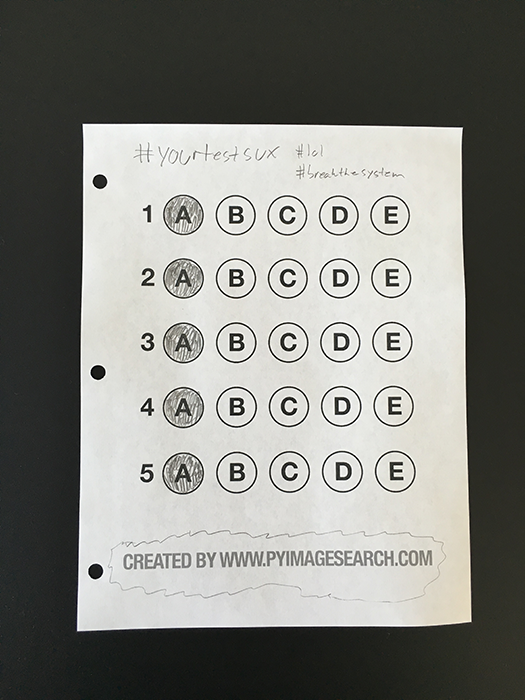
#> input picture Images/test_02.png, 525 x 700 px
$ python '答题卡判卷.py'
#> lines starting #> are read from the running program, lines starting #| are printed output that depends on the picture; after the words box and inside, x2 and y2 are one past the last pixel; in counts of white or black regions, pixels touching at a corner belong together
#导入工具包
import numpy as np
import cv2

# 正确答案
ANSWER_KEY = {0: 1, 1: 4, 2: 0, 3: 3, 4: 1}

def order_points(pts):
	# 一共4个坐标点
	rect = np.zeros((4, 2), dtype = "float32")

	# 按顺序找到对应坐标0123分别是 左上，右上，右下，左下
	# 计算左上，右下
	s = pts.sum(axis = 1)
	rect[0] = pts[np.argmin(s)]
	rect[2] = pts[np.argmax(s)]

	# 计算右上和左下
	diff = np.diff(pts, axis = 1)
	rect[1] = pts[np.argmin(diff)]
	rect[3] = pts[np.argmax(diff)]

	return rect

def four_point_transform(image, pts):
	# 获取输入坐标点
	rect = order_points(pts)
	(tl, tr, br, bl) = rect

	# 计算输入的w和h值
	widthA = np.sqrt(((br[0] - bl[0]) ** 2) + ((br[1] - bl[1]) ** 2))
	widthB = np.sqrt(((tr[0] - tl[0]) ** 2) + ((tr[1] - tl[1]) ** 2))
	maxWidth = max(int(widthA), int(widthB))

	heightA = np.sqrt(((tr[0] - br[0]) ** 2) + ((tr[1] - br[1]) ** 2))
	heightB = np.sqrt(((tl[0] - bl[0]) ** 2) + ((tl[1] - bl[1]) ** 2))
	maxHeight = max(int(heightA), int(heightB))

	# 变换后对应坐标位置
	dst = np.array([
		[0, 0],
		[maxWidth - 1, 0],
		[maxWidth - 1, maxHeight - 1],
		[0, maxHeight - 1]], dtype = "float32")

	# 计算变换矩阵
	M = cv2.getPerspectiveTransform(rect, dst)
	warped = cv2.warpPerspective(image, M, (maxWidth, maxHeight))

	# 返回变换后结果
	return warped
def sort_contours(cnts, method="left-to-right"):
    reverse = False
    i = 0
    if method == "right-to-left" or method == "bottom-to-top":
        reverse = True
    if method == "top-to-bottom" or method == "bottom-to-top":
        i = 1
    boundingBoxes = [cv2.boundingRect(c) for c in cnts]
    (cnts, boundingBoxes) = zip(*sorted(zip(cnts, boundingBoxes),
                                        key=lambda b: b[1][i], reverse=reverse))
    return cnts, boundingBoxes
def cv_show(name,img):
        cv2.imshow(name, img)
        cv2.waitKey(0)
        cv2.destroyAllWindows()

# 预处理
image = cv2.imread('Images/test_02.png')
#> image is the input picture: shape (700, 525, 3); mean B, G, R 126.6, 131.7, 131.1
contours_img = image.copy()
gray = cv2.cvtColor(image, cv2.COLOR_BGR2GRAY)
blurred = cv2.GaussianBlur(gray, (5, 5), 0)
cv_show('blurred',blurred)
edged = cv2.Canny(blurred, 75, 200)
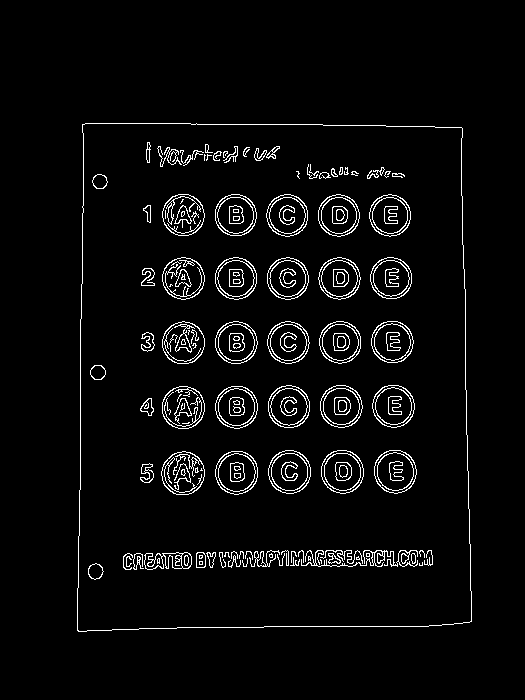
#> edged: shape (700, 525); 4.1% white in thin lines or dots, all inside (x1, y1, x2, y2) = (77, 123, 472, 632)
cv_show('edged',edged)

# 轮廓检测
cnts, hierarchy = cv2.findContours(edged.copy(), cv2.RETR_EXTERNAL,
	cv2.CHAIN_APPROX_SIMPLE)
#> cnts = 1 contour; box (x1, y1, x2, y2) and area: (77, 123, 472, 632) 193590
cv2.drawContours(contours_img, cnts, -1, (0,0,255), 3)
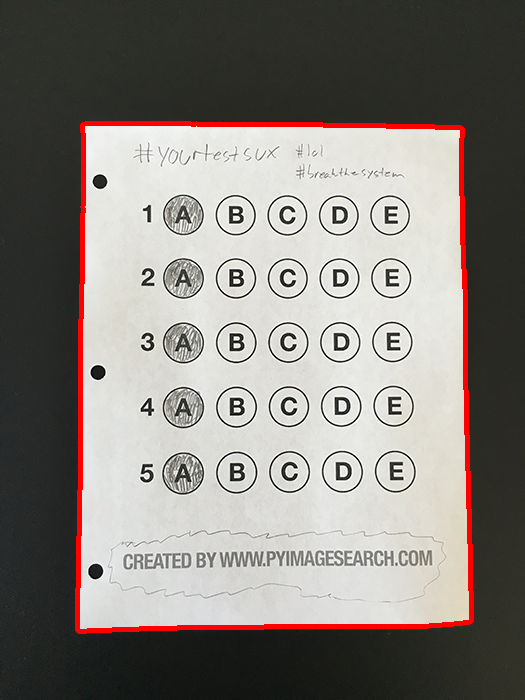
#> contours_img: shape (700, 525, 3); 2.41% of pixels changed, all inside (x1, y1, x2, y2) = (75, 121, 474, 634)
cv_show('contours_img',contours_img)
docCnt = None

# 确保检测到了
if len(cnts) > 0:
	# 根据轮廓大小进行排序
	cnts = sorted(cnts, key=cv2.contourArea, reverse=True)

	# 遍历每一个轮廓
	for c in cnts:
		# 近似
		peri = cv2.arcLength(c, True)
		approx = cv2.approxPolyDP(c, 0.02 * peri, True)

		# 准备做透视变换
		if len(approx) == 4:
			docCnt = approx
			break
#> this loop made 1 pass
#> (peri, docCnt) on pass 1: (1789.2, [[82, 124], [77, 630], [471, 621], [462, 128]])

# 执行透视变换

warped = four_point_transform(gray, docCnt.reshape(4, 2))
#> in order_points, `s = pts.sum(axis = 1)`: s = [206, 707, 1092, 590]
#> in order_points, `diff = np.diff(pts, axis = 1)`: diff = [42, 553, 150, -334]
#> in four_point_transform, `rect = order_points(pts)`: rect = [[82, 124], [462, 128], [471, 621], [77, 630]]
#> in four_point_transform, `(tl, tr, br, bl) = rect`: tl = [82, 124]; tr = [462, 128]; br = [471, 621]; bl = [77, 630]
#> in four_point_transform, `widthA = np.sqrt(((br[0] - bl[0]) ** 2) + ((br[1] - bl[1]) ** 2))`: widthA = 394.1
#> in four_point_transform, `widthB = np.sqrt(((tr[0] - tl[0]) ** 2) + ((tr[1] - tl[1]) ** 2))`: widthB = 380
#> in four_point_transform, `maxWidth = max(int(widthA), int(widthB))`: maxWidth = 394
#> in four_point_transform, `heightA = np.sqrt(((tr[0] - br[0]) ** 2) + ((tr[1] - br[1]) ** 2))`: heightA = 493.1
#> in four_point_transform, `heightB = np.sqrt(((tl[0] - bl[0]) ** 2) + ((tl[1] - bl[1]) ** 2))`: heightB = 506
#> in four_point_transform, `dst = np.array([ [0, 0], [maxWidth - 1, 0], [maxWidth - 1, maxHeight -..`: dst = [[0, 0], [393, 0], [393, 505], [0, 505]]
#> in four_point_transform, `M = cv2.getPerspectiveTransform(rect, dst)`: M = [[1.01, 0.01, -84.21], [-0.0109, 1.04, -127.9], [-6.7e-05, 7.37e-05, 1]]
cv_show('warped',warped)
# Otsu's 阈值处理
ret, thresh = cv2.threshold(warped, 0, 255,
	cv2.THRESH_BINARY_INV | cv2.THRESH_OTSU)
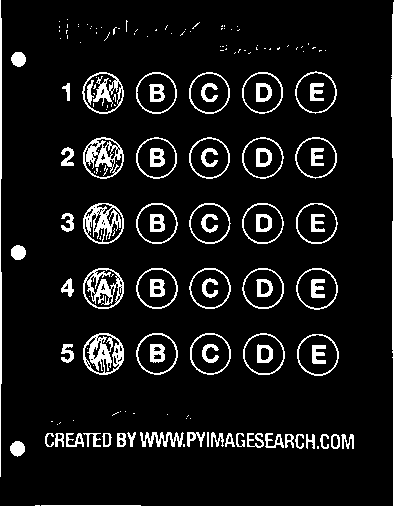
#> thresh: shape (506, 394); 8.6% white; 178 white regions (100 under 20 px)
#> ret = 157
cv_show('thresh',thresh)
thresh_Contours = thresh.copy()
# 找到每一个圆圈轮廓
cnts, hierarchy = cv2.findContours(thresh.copy(), cv2.RETR_EXTERNAL,
	cv2.CHAIN_APPROX_SIMPLE)
#> cnts = 132 contours, 77 with area under 20; largest, box (x1, y1, x2, y2) and area: (297, 334, 339, 376) 1336, (243, 333, 285, 375) 1332, (83, 333, 124, 375) 1316, (136, 333, 178, 375) 1315, (295, 71, 337, 114) 1313
cv2.drawContours(thresh_Contours,cnts,-1,(0,0,255),3)
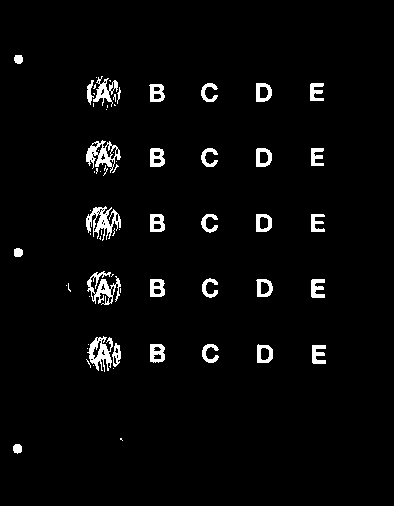
#> thresh_Contours: shape (506, 394); 3.3% white; 65 white regions (34 under 20 px)
cv_show('thresh_Contours',thresh_Contours)
questionCnts = []

# 遍历
for c in cnts:
	# 计算比例和大小
	(x, y, w, h) = cv2.boundingRect(c)
	ar = w / float(h)

	# 根据实际情况指定标准
	if w >= 20 and h >= 20 and ar >= 0.9 and ar <= 1.1:
		questionCnts.append(c)
#> this loop made 132 passes
#> (x, y, w, h, ar) on passes 5 to 12: (10, 441, 15, 16, 0.938), (341, 434, 13, 15, 0.867), (331, 434, 9, 15, 0.6), (320, 434, 9, 15, 0.6), (306, 434, 9, 15, 0.6), (295, 434, 9, 15, 0.6), (285, 434, 9, 14, 0.643), (265, 433, 19, 15, 1.27)
#> after the loop, questionCnts = 25 contours; largest, box (x1, y1, x2, y2) and area: (297, 334, 339, 376) 1336, (243, 333, 285, 375) 1332, (83, 333, 124, 375) 1316, (136, 333, 178, 375) 1315, (295, 71, 337, 114) 1313

# 按照从上到下进行排序
questionCnts, boundingBoxes = sort_contours(questionCnts,
	method="top-to-bottom")
#> in sort_contours, `boundingBoxes = [cv2.boundingRect(c) for c in cnts]`: boundingBoxes = 25 items, first 6: (297, 334, 42, 42), (243, 333, 42, 42), (190, 333, 41, 42), (136, 333, 42, 42), (83, 333, 41, 42), (296, 268, 42, 42)
#> in sort_contours, `(cnts, boundingBoxes) = zip(*sorted(zip(cnts, boundingBoxes), key=lamb..`: cnts has the same summary as questionCnts outside sort_contours; boundingBoxes = 25 items, first 6: (295, 71, 42, 43), (242, 72, 41, 42), (189, 72, 41, 42), (136, 72, 41, 42), (82, 72, 42, 42), (295, 137, 42, 42)
correct = 0

# 每排有5个选项
for (q, i) in enumerate(np.arange(0, len(questionCnts), 5)):
	# 排序
	cnts, boundingBoxes = sort_contours(questionCnts[i:i + 5])
	bubbled = None

	# 遍历每一个结果
	for (j, c) in enumerate(cnts):
		# 使用mask来判断结果
		mask = np.zeros(thresh.shape, dtype="uint8")
		cv2.drawContours(mask, [c], -1, 255, -1) #-1表示填充
		cv_show('mask',mask)
		# 通过计算非零点数量来算是否选择这个答案
		mask = cv2.bitwise_and(thresh, thresh, mask=mask)
		total = cv2.countNonZero(mask)

		# 通过阈值判断
		if bubbled is None or total > bubbled[0]:
			bubbled = (total, j)

	# 对比正确答案
	color = (0, 0, 255)
	k = ANSWER_KEY[q]

	# 判断正确
	if k == bubbled[1]:
		color = (0, 255, 0)
		correct += 1

	# 绘图
	cv2.drawContours(warped, [cnts[k]], -1, color, 3)
#> this loop made 5 passes
#> (color, k, correct) on pass 3: ((0, 255, 0), 0, 1)
#> pass 1, in cv_show (call 10), `cv2.imshow(name, img)`:
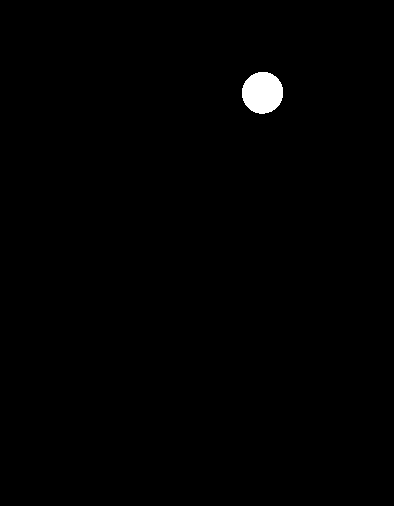
#> window 'mask': shape (506, 394); 0.68% white; 1 white region, box (x1, y1, x2, y2) and area: (242, 72, 283, 114) 1359
#> after the loop:
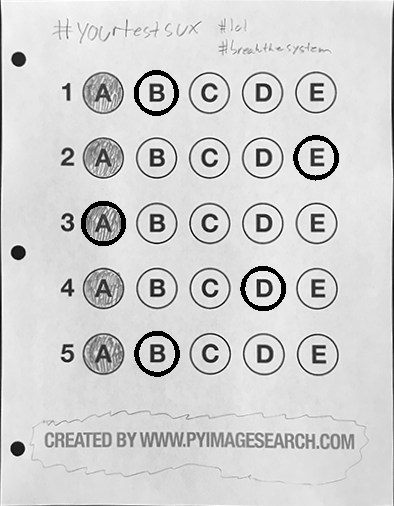
#> warped: shape (506, 394); min 0, max 255, mean 209.5
#> after the loop, correct = 1


score = (correct / 5.0) * 100
#> score = 20
print("[INFO] score: {:.2f}%".format(score))
#| [INFO] score: 20.00%
cv2.putText(warped, "{:.2f}%".format(score), (10, 30),
	cv2.FONT_HERSHEY_SIMPLEX, 0.9, (0, 0, 255), 2)
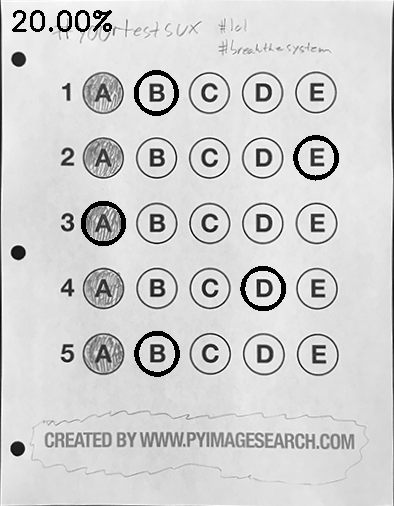
#> warped: shape (506, 394); 0.42% of pixels changed, all inside (x1, y1, x2, y2) = (12, 10, 112, 32)
cv2.imshow("Original", image)
cv2.imshow("Exam", warped)
cv2.waitKey(0)

$ run again, with Images/test_01.png copied over Images/test_02.png
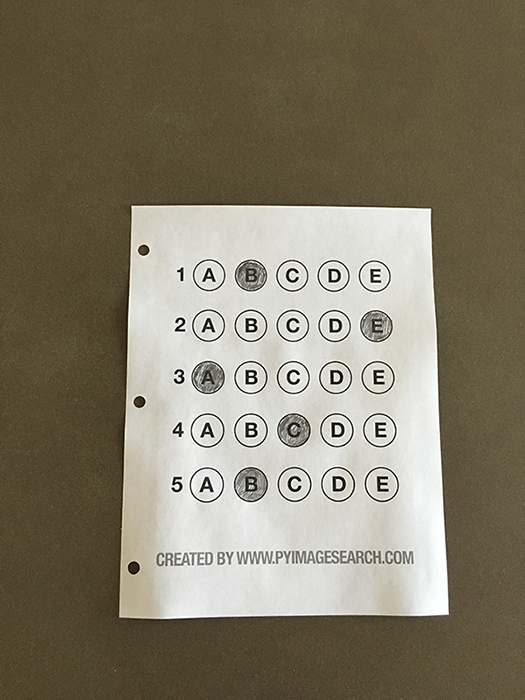
#> input picture Images/test_01.png, 525 x 700 px
#> image is the input picture: shape (700, 525, 3); mean B, G, R 104.7, 123.2, 130.7
#> `edged = cv2.Canny(blurred, 75, 200)`:
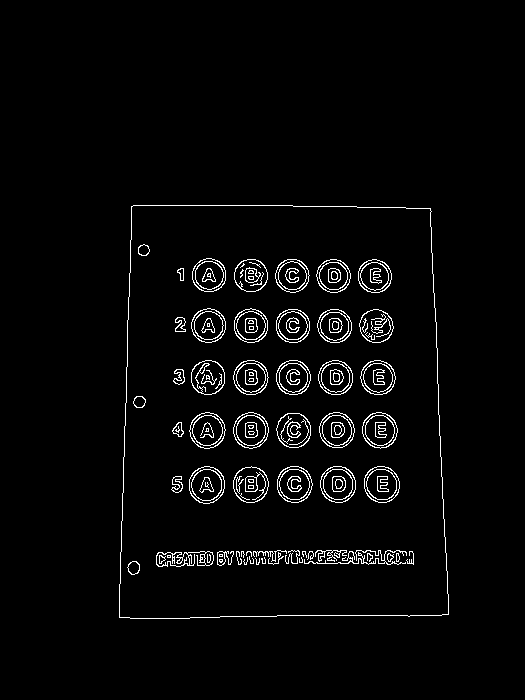
#> edged: shape (700, 525); 2.9% white in thin lines or dots, all inside (x1, y1, x2, y2) = (119, 205, 449, 619)
#> `cnts, hierarchy = cv2.findContours(edged.copy(), cv2.RETR_EXTERNAL, cv..`: cnts = 1 contour; box (x1, y1, x2, y2) and area: (119, 205, 449, 619) 128732
#> contours_img: shape (700, 525, 3); 1.96% of pixels changed, all inside (x1, y1, x2, y2) = (117, 203, 451, 621)
#> the loop `for c in cnts:` made 1 pass
#> (peri, docCnt) on pass 1: (1462.8, [[131, 206], [119, 617], [448, 614], [430, 208]])
#> s = [337, 736, 1062, 638]
#> diff = [75, 498, 166, -222]
#> rect = [[131, 206], [430, 208], [448, 614], [119, 617]]
#> tl = [131, 206]; tr = [430, 208]; br = [448, 614]; bl = [119, 617]
#> widthA = 329
#> widthB = 299
#> maxWidth = 329
#> heightA = 406.4
#> heightB = 411.2
#> maxHeight = 411
#> dst = [[0, 0], [328, 0], [328, 410], [0, 410]]
#> M = [[1.14, 0.0332, -155.6], [-0.00769, 1.15, -235.9], [-4.2e-05, 0.000256, 1]]
#> thresh: shape (411, 329); 9.5% white; 107 white regions (23 under 20 px)
#> ret = 156
#> `cnts, hierarchy = cv2.findContours(thresh.copy(), cv2.RETR_EXTERNAL, c..`: cnts = 82 contours, 32 with area under 20; largest, box (x1, y1, x2, y2) and area: (247, 270, 283, 305) 910, (247, 217, 283, 251) 905, (203, 270, 238, 304) 901, (68, 270, 103, 304) 901, (202, 217, 238, 251) 900
#> thresh_Contours: shape (411, 329); 3.9% white; 34 white regions (6 under 20 px)
#> the loop `for c in cnts:` made 82 passes
#> (x, y, w, h, ar) on passes 4, 6, 7, 8, 9, 10, 11, 12: (263, 360, 3, 3, 1), (7, 359, 13, 13, 1), (0, 357, 1, 1, 1), (285, 351, 10, 12, 0.833), (275, 351, 8, 12, 0.667), (266, 351, 8, 12, 0.667), (254, 351, 8, 12, 0.667), (246, 351, 7, 12, 0.583)
#> after the loop `for c in cnts:`: questionCnts = 25 contours; largest, box (x1, y1, x2, y2) and area: (247, 270, 283, 305) 910, (247, 217, 283, 251) 905, (203, 270, 238, 304) 901, (68, 270, 103, 304) 901, (202, 217, 238, 251) 900
#> in sort_contours, `boundingBoxes = [cv2.boundingRect(c) for c in cnts]`: boundingBoxes = 25 items, first 6: (247, 270, 36, 35), (203, 270, 35, 34), (158, 270, 35, 34), (113, 270, 35, 34), (68, 270, 35, 34), (247, 217, 36, 34)
#> in sort_contours, `(cnts, boundingBoxes) = zip(*sorted(zip(cnts, boundingBoxes), key=lamb..`: cnts = 25 contours; largest, box (x1, y1, x2, y2) and area: (247, 270, 283, 305) 910, (247, 217, 283, 251) 905, (203, 270, 238, 304) 901, (68, 270, 103, 304) 901, (247, 164, 283, 198) 900; boundingBoxes = 25 items, first 6: (158, 57, 35, 35), (113, 57, 35, 35), (68, 57, 35, 34), (247, 58, 35, 34), (202, 58, 35, 34), (158, 110, 35, 34)
#> `questionCnts, boundingBoxes = sort_contours(questionCnts, method="top-..`: questionCnts has the same summary as cnts in sort_contours
#> the loop `for (q, i) in enumerate(np.arange(0, len(questionCnts), 5)):` made 5 passes
#> (color, k) on passes 1 to 5: ((0, 255, 0), 1), ((0, 255, 0), 4), ((0, 255, 0), 0), ((0, 0, 255), 3), ((0, 255, 0), 1)
#> after the loop `for (q, i) in enumerate(np.arange(0, len(questionCnts), 5)):`: correct = 4
#> score = 80
#| [INFO] score: 80.00%
#> `cv2.putText(warped, "{:.2f}%".format(score), (10, 30), cv2.FONT_HERSHE..`:
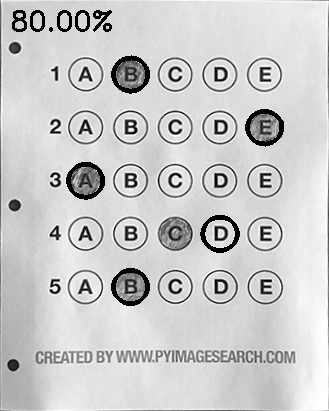
#> warped: shape (411, 329); min 0, max 255, mean 202

$ run again, with Images/test_03.png copied over Images/test_02.png
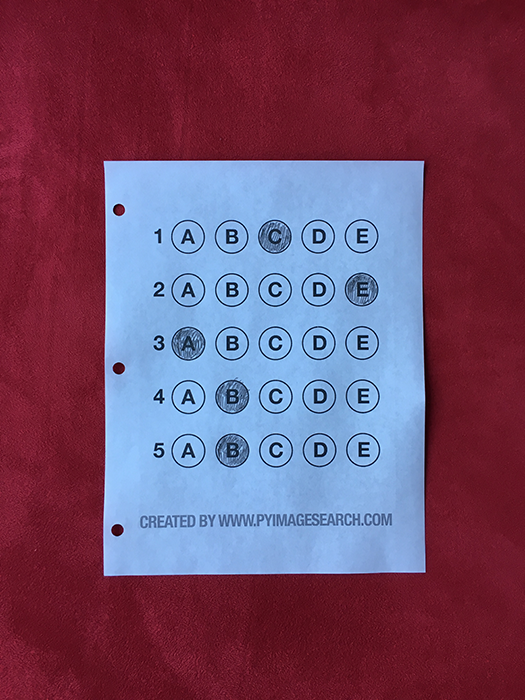
#> input picture Images/test_03.png, 525 x 700 px
#> image is the input picture: shape (700, 525, 3); mean B, G, R 104.9, 76.2, 114.9
#> `edged = cv2.Canny(blurred, 75, 200)`:
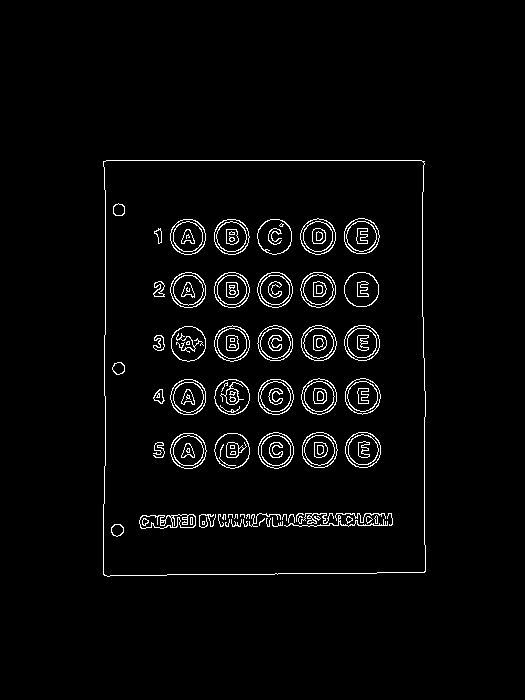
#> edged: shape (700, 525); 2.9% white in thin lines or dots, all inside (x1, y1, x2, y2) = (103, 160, 426, 577)
#> `cnts, hierarchy = cv2.findContours(edged.copy(), cv2.RETR_EXTERNAL, cv..`: cnts = 1 contour; box (x1, y1, x2, y2) and area: (103, 160, 426, 577) 131941
#> contours_img: shape (700, 525, 3); 1.99% of pixels changed, all inside (x1, y1, x2, y2) = (101, 158, 428, 579)
#> the loop `for c in cnts:` made 1 pass
#> (peri, docCnt) on pass 1: (1476.8, [[103, 161], [103, 574], [424, 572], [424, 161]])
#> s = [264, 677, 996, 585]
#> diff = [58, 471, 148, -263]
#> rect = [[103, 161], [424, 161], [424, 572], [103, 574]]
#> tl = [103, 161]; tr = [424, 161]; br = [424, 572]; bl = [103, 574]
#> widthA = 321
#> heightA = 411
#> heightB = 413
#> dst = [[0, 0], [320, 0], [320, 412], [0, 412]]
#> M = [[0.991, -1.36e-17, -102], [0, 0.996, -160.4], [-1.51e-05, -1.07e-19, 1]]
#> thresh: shape (413, 321); 9.2% white; 95 white regions (16 under 20 px)
#> ret = 120
#> `cnts, hierarchy = cv2.findContours(thresh.copy(), cv2.RETR_EXTERNAL, c..`: cnts = 69 contours, 20 with area under 20; largest, box (x1, y1, x2, y2) and area: (242, 272, 276, 307) 880, (155, 272, 189, 307) 871, (199, 272, 233, 307) 870, (242, 218, 276, 253) 869, (111, 272, 146, 307) 868
#> thresh_Contours: shape (413, 321); 3.5% white; 37 white regions (8 under 20 px)
#> the loop `for c in cnts:` made 69 passes
#> (x, y, w, h, ar) on passes 1, 2, 3, 5, 8, 11, 12, 13: (302, 412, 1, 1, 1), (299, 412, 1, 1, 1), (297, 412, 1, 1, 1), (271, 412, 1, 1, 1), (320, 366, 1, 1, 1), (8, 362, 13, 13, 1), (105, 354, 7, 11, 0.636), (96, 354, 7, 11, 0.636)
#> after the loop `for c in cnts:`: questionCnts = 25 contours; largest, box (x1, y1, x2, y2) and area: (242, 272, 276, 307) 880, (155, 272, 189, 307) 871, (199, 272, 233, 307) 870, (242, 218, 276, 253) 869, (111, 272, 146, 307) 868
#> in sort_contours, `boundingBoxes = [cv2.boundingRect(c) for c in cnts]`: boundingBoxes = 25 items, first 6: (68, 273, 34, 34), (242, 272, 34, 35), (199, 272, 34, 35), (155, 272, 34, 35), (111, 272, 35, 35), (198, 219, 34, 34)
#> in sort_contours, `(cnts, boundingBoxes) = zip(*sorted(zip(cnts, boundingBoxes), key=lamb..`: cnts has the same summary as questionCnts outside sort_contours; boundingBoxes = 25 items, first 6: (241, 58, 34, 35), (197, 58, 34, 35), (154, 59, 34, 34), (111, 59, 34, 34), (68, 59, 33, 34), (241, 112, 34, 34)
#> the loop `for (q, i) in enumerate(np.arange(0, len(questionCnts), 5)):` made 5 passes
#> (color, k) on passes 1 to 5: ((0, 0, 255), 1), ((0, 255, 0), 4), ((0, 255, 0), 0), ((0, 0, 255), 3), ((0, 255, 0), 1)
#> after the loop `for (q, i) in enumerate(np.arange(0, len(questionCnts), 5)):`: correct = 3
#> score = 60
#| [INFO] score: 60.00%
#> `cv2.putText(warped, "{:.2f}%".format(score), (10, 30), cv2.FONT_HERSHE..`:
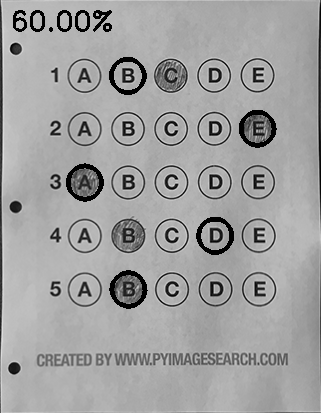
#> warped: shape (413, 321); min 0, max 225, mean 159.6
